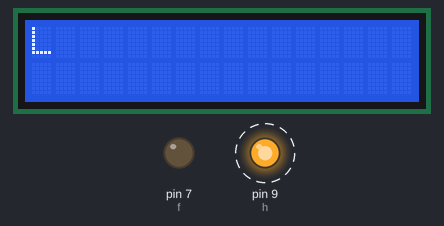
Simulated run of this sketch. Board: Arduino Uno, built with avr-gcc and run on an emulated ATmega328P. Parts: 16×2 character LCD, output pins drawn as LEDs (lit = HIGH). Wiring (inferred from the names in the program): character LCD (HD44780): RS pin 2; E pin 8; data pin 3, pin 4, pin 6, pin 5. Dashed ring = blinking. Pins used as bus, display or sensor lines are not drawn.

Above: at 1.9 s.
At 39.51 s:
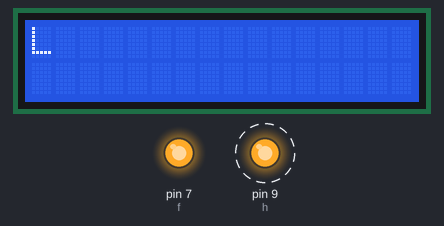
Timing chart, 0 to 40.0 s (numbered marks = the images above):
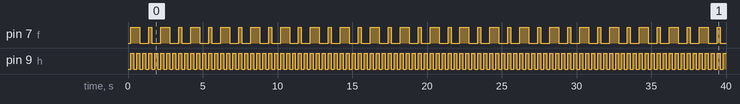

The sketch:

7_SEGMENT_display.ino
```cpp
int a=2;
int b=3;
int c=4;
int d=5;
int e=6;
int f=7;
int g=8;
int h=9;
void setup() {
  // put your setup code here, to run once:
pinMode(a,OUTPUT);
pinMode(b,OUTPUT);
pinMode(c,OUTPUT);
pinMode(d,OUTPUT);
pinMode(e,OUTPUT);
pinMode(f,OUTPUT);
pinMode(g,OUTPUT);
pinMode(h,OUTPUT);
}
void dis(int value){
  digitalWrite(a,HIGH);
  digitalWrite(b,HIGH);
  digitalWrite(c,HIGH);
  digitalWrite(d,HIGH);
  digitalWrite(e,HIGH);
  digitalWrite(f,HIGH);
  digitalWrite(g,HIGH);
  digitalWrite(h,HIGH);

 if(value == 0){
  digitalWrite(a,LOW);
  digitalWrite(b,LOW);
  digitalWrite(c,LOW);
  digitalWrite(d,LOW);
  digitalWrite(e,LOW);
  digitalWrite(f,LOW);
  digitalWrite(h,LOW);
 }
  if(value == 1){
    digitalWrite(c,LOW);
    digitalWrite(b,LOW);
  }
  if(value == 2){
    digitalWrite(a,LOW);
    digitalWrite(b,LOW);
    digitalWrite(d,LOW);
    digitalWrite(e,LOW);
    digitalWrite(g,LOW);
    digitalWrite(h,LOW);
  }
  if(value == 3){
    digitalWrite(a,LOW);
    digitalWrite(b,LOW);
    digitalWrite(c,LOW);
    digitalWrite(d,LOW);
    digitalWrite(g,LOW);
  }
  if(value == 4){
    digitalWrite(b,LOW);
    digitalWrite(c,LOW);
    digitalWrite(f,LOW);
    digitalWrite(g,LOW);
    digitalWrite(h,LOW);
  }
  if(value == 5){
    digitalWrite(a,LOW);
    digitalWrite(c,LOW);
    digitalWrite(d,LOW);
    digitalWrite(f,LOW);
    digitalWrite(g,LOW);
  }
  if(value == 6){
    digitalWrite(a,LOW);
    digitalWrite(c,LOW);
    digitalWrite(d,LOW);
    digitalWrite(e,LOW);
    digitalWrite(f,LOW);
    digitalWrite(g,LOW);
    digitalWrite(h,LOW);
  }
  if(value == 7){
    digitalWrite(a,LOW);
    digitalWrite(b,LOW);
    digitalWrite(c,LOW);
  }
  if(value == 8){
    digitalWrite(a,LOW);
    digitalWrite(b,LOW);
    digitalWrite(c,LOW);
    digitalWrite(d,LOW);
    digitalWrite(e,LOW);
    digitalWrite(f,LOW);
    digitalWrite(g,LOW);
    digitalWrite(h,LOW);
  }
  if(value == 9){
    digitalWrite(a,LOW);
    digitalWrite(b,LOW);
    digitalWrite(c,LOW);
    digitalWrite(f,LOW);
    digitalWrite(g,LOW);
  }

}
void loop(){
  // put your main code here, to run repeatedly:
dis(0);
delay(200);
dis(1);
delay(200);
dis(2);
delay(200);
dis(3);
delay(200);
dis(4);
delay(200);
dis(5);
delay(200);
dis(6);
delay(200);
dis(7);
delay(200);
dis(8);
delay(200);
dis(9);
delay(200);

}
```

Measured:
- by itself, pin 7 (f): repeats every 2.0 s: LOW 0.60 s, HIGH 0.20 s, LOW 0.60 s, HIGH 0.60 s
- by itself, pin 9 (h): alternates HIGH for 0.20 s and LOW for 0.20 s
